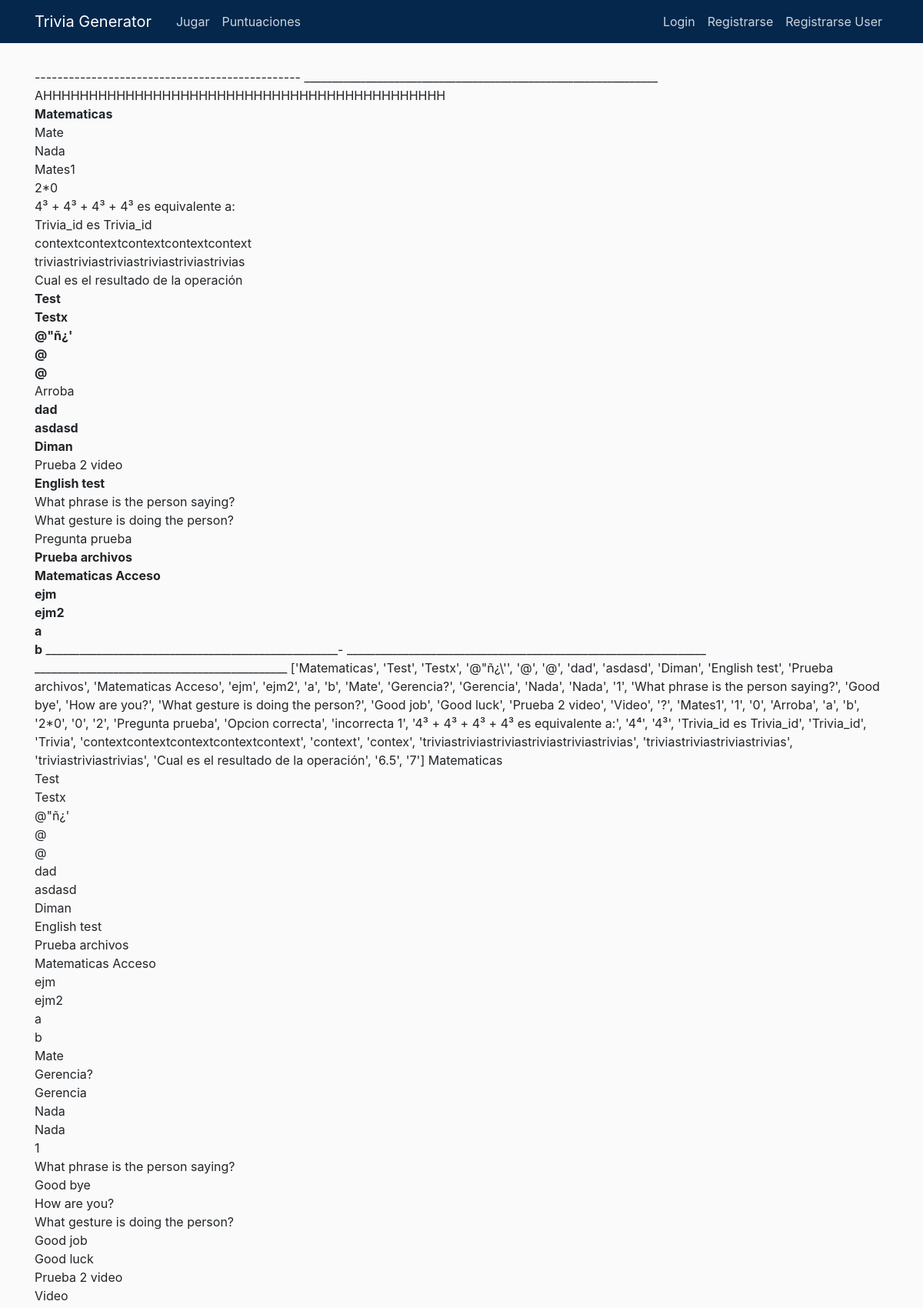
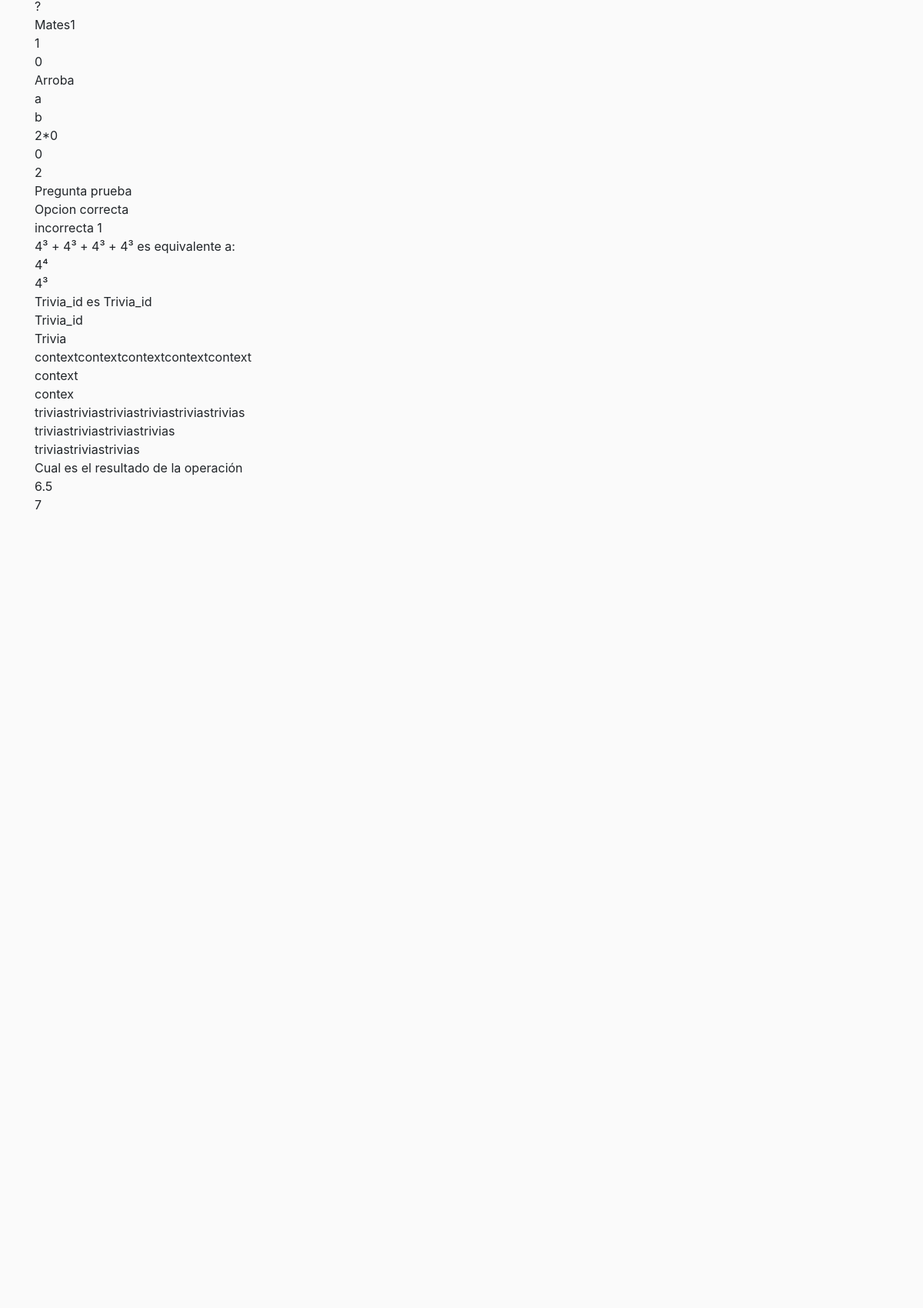
The page /configuraciones (upper part) on the database its author committed (2 pictures, top to bottom).
### TGApp/models.py (models this page shows, shortened)
class Trivia(models.Model):
    autor = models.ForeignKey(User, on_delete=models.CASCADE, null=True)
    id = models.AutoField(primary_key=True)
    nombre = models.CharField(max_length=100)
    Tipo = models.CharField(max_length=100)
    def __str__(self):
        return self.nombre

class Pregunta(models.Model):
    autor = models.ForeignKey(User, on_delete=models.CASCADE, null=True)
    trivia = models.ForeignKey(Trivia, on_delete=models.CASCADE, null=True)
    id = models.AutoField(primary_key=True)
    pregunta = models.TextField(verbose_name='Enunciado de la pregunta', null=True)
    opcionCorrecta = models.CharField(max_length=350, verbose_name='Opcion correcta de la pregunta', null=True)
    opcion2 = models.CharField(max_length=350, verbose_name='Opcion falsa de la pregunta', null=True)
    opcion3 = models.CharField(max_length=350, verbose_name='Opcion falsa de la pregunta', null=True)
    opcion4 = models.CharField(max_length=350, verbose_name='Opcion falsa de la pregunta', null=True)
    puntaje = models.DecimalField(verbose_name='Puntaje obtenido', default=0, decimal_places=2, max_digits=10)
    archivo = models.FileField(upload_to='archivos', verbose_name="Archivo opcional (imagenes, audios y videos solamente)", blank=True)
    pista =  models.CharField(max_length=350, verbose_name='Pista de la pregunta', blank=True)

### TGApp/views.py (the view)
# urls.py: path('configuraciones', views.configuraciones, name='configuraciones'),
def configuraciones(request):
    preguntas = Pregunta.objects.all()
    trivias = Trivia.objects.all()
    contador = preguntas.count()
    pregunta_lista = []
    for trivia in trivias:
        pregunta_lista.append(trivia.nombre)
    for pregunta in preguntas:
        pregunta_lista.append(pregunta.pregunta)
        pregunta_lista.append(pregunta.opcionCorrecta)
        pregunta_lista.append(pregunta.opcion2)
    context  = {
        'preguntas':preguntas,
        'trivias':trivias,
        'contador':contador,
        'pregunta_lista':pregunta_lista
    }
    return render(request, 'TGApp/configuraciones.html', context)

### TGApp/templates/TGApp/configuraciones.html (shortened to what this page needs)
{% extends "TGApp/base.html" %}
{% block contenido %}
-----------------------------------------------
_______________________________________________________________
AHHHHHHHHHHHHHHHHHHHHHHHHHHHHHHHHHHHHHHHHHHHH
    {% for trivia in trivias %}
    <br>
        <strong>{{trivia}}</strong>
    {% for pregunta in preguntas %}
        {% if pregunta.trivia == trivia %}
            <br>
            {{pregunta.pregunta}}
            {% endif %}
    {% endfor %}
    {% endfor %}
____________________________________________________-
________________________________________________________________
_____________________________________________
    {{ pregunta_lista }}
    {% for pregunta in pregunta_lista %}
        {{ pregunta }}
        <br>
    {% endfor %}
{% endblock %}

### TGApp/static/TGApp/main.css (style rules this page uses)
body { background: #fafafa; margin-top: 5rem; }

### rows shown on the page
Trivia: nombre "Matematicas", pregunta_lista "Matematicas"
Pregunta: pregunta "Mate", pregunta_lista "Mate" "Gerencia?" "Gerencia"
Pregunta: pregunta "Nada", pregunta_lista "Nada" "Nada"
Pregunta: pregunta "Mates1", pregunta_lista "Mates1"
Pregunta: pregunta "2*0", pregunta_lista "2*0"
Pregunta: pregunta "4³ + 4³ + 4³ + 4³ es equivalente a:", pregunta_lista "4³ + 4³ + 4³ + 4³ es equivalente a:" "4⁴" "4³"
Pregunta: pregunta "Trivia_id es Trivia_id", pregunta_lista "Trivia_id es Trivia_id" "Trivia_id" "Trivia"
Pregunta: pregunta "contextcontextcontextcontextcontext", pregunta_lista "contextcontextcontextcontextcontext" "context" "contex"
Pregunta: pregunta "triviastriviastriviastriviastriviastrivias", pregunta_lista "triviastriviastriviastriviastriviastrivias" "triviastriviastriviastrivias" "triviastriviastrivias"
Pregunta: pregunta "Cual es el resultado de la operación", pregunta_lista "Cual es el resultado de la operación" "6.5"
Trivia: nombre "Test", pregunta_lista "Test"
Trivia: nombre "Testx", pregunta_lista "Testx"
Trivia: nombre "@\"ñ¿'", pregunta_lista "@\"ñ¿'"
Trivia: nombre "@"
Trivia: nombre "@"
Pregunta: pregunta "Arroba", pregunta_lista "Arroba"
Trivia: nombre "dad", pregunta_lista "dad"
Trivia: nombre "asdasd", pregunta_lista "asdasd"
Trivia: nombre "Diman", pregunta_lista "Diman"
Pregunta: pregunta "Prueba 2 video", pregunta_lista "Prueba 2 video" "Video"
Trivia: nombre "English test", pregunta_lista "English test"
Pregunta: pregunta "What phrase is the person saying?", pregunta_lista "What phrase is the person saying?" "Good bye" "How are you?"
Pregunta: pregunta "What gesture is doing the person?", pregunta_lista "What gesture is doing the person?" "Good job" "Good luck"
Pregunta: pregunta "Pregunta prueba", pregunta_lista "Pregunta prueba" "Opcion correcta" "incorrecta 1"
Trivia: nombre "Prueba archivos", pregunta_lista "Prueba archivos"
Trivia: nombre "Matematicas Acceso", pregunta_lista "Matematicas Acceso"
Trivia: nombre "ejm", pregunta_lista "ejm"
Trivia: nombre "ejm2", pregunta_lista "ejm2"
Trivia: nombre "a"
Trivia: nombre "b"

### other values the page prints
{{ pregunta }} "@" "@" "a" "b" "1" "?" "1" "0" "a" "b" "0" "2" "7"
